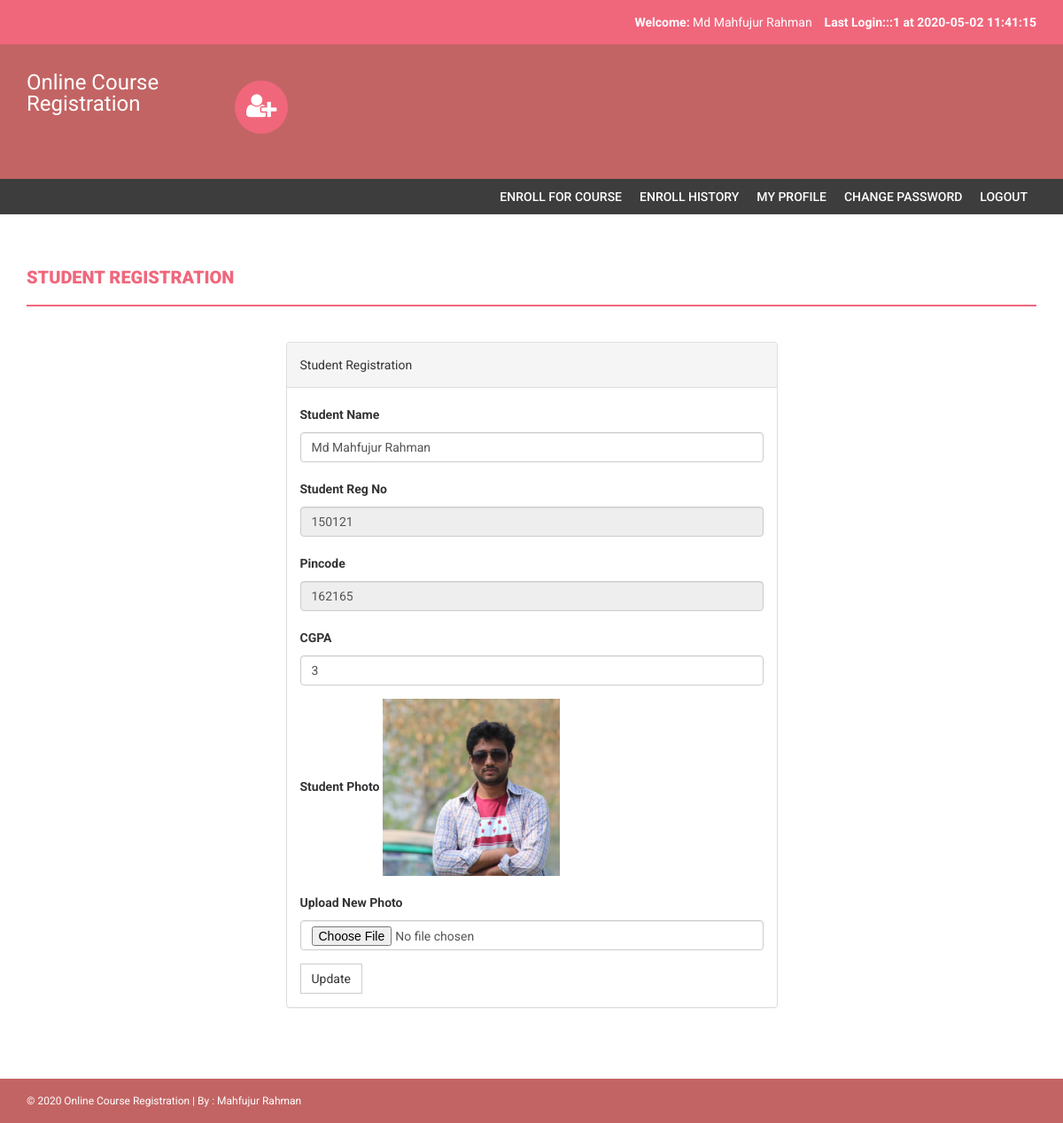
Screenshot of /my-profile.php (signed in) with the database file from the repository.
### tables this page shows
CREATE TABLE `tbl_student` (
  `id` int(11) NOT NULL,
  `studentreg` varchar(255) NOT NULL,
  `photo` varchar(255) NOT NULL,
  `password` varchar(255) NOT NULL,
  `studentname` varchar(255) NOT NULL,
  `pincode` varchar(255) NOT NULL,
  `session` varchar(255) NOT NULL,
  `department` varchar(255) NOT NULL,
  `semester` varchar(255) NOT NULL,
  `cgpa` decimal(10,0) NOT NULL,
  `createdate` timestamp NOT NULL DEFAULT CURRENT_TIMESTAMP ON UPDATE CURRENT_TIMESTAMP,
  `updatedate` timestamp NOT NULL DEFAULT '0000-00-00 00:00:00' ON UPDATE CURRENT_TIMESTAMP
);

### my-profile.php (the view, shortened to what this page needs)
<?php
include('includes/config.php');
if(strlen($_SESSION['login'])==0)
    {
header('location:index.php');
}
else{
?>
<!DOCTYPE html>
<html xmlns="http://www.w3.org/1999/xhtml">
<head>
    <link href="assets/css/bootstrap.css" rel="stylesheet" />
    <link href="assets/css/font-awesome.css" rel="stylesheet" />
    <link href="assets/css/style.css" rel="stylesheet" />
</head>
<body>
<?php include('includes/header.php');?>
<?php if($_SESSION['login']!="")
{
 include('includes/menubar.php');
}
 ?>
    <div class="content-wrapper">
        <div class="container">
              <div class="row">
                    <div class="col-md-12">
                        <h1 class="page-head-line">Student Registration  </h1>
                    </div>
                </div>
                <div class="row" >
                  <div class="col-md-3"></div>
                    <div class="col-md-6">
                        <div class="panel panel-default">
                        <div class="panel-heading">
                          Student Registration
                        </div>
<?php
$studentreg=$_SESSION['login'];
$sql="SELECT * FROM tbl_student WHERE studentreg='$studentreg'";
$query=mysqli_query($con,$sql);
$num=mysqli_num_rows($query);
if ($num>0) {
  while ($result=mysqli_fetch_array($query)) {
?>
                        <div class="panel-body">
                       <form name="dept" method="post" enctype="multipart/form-data">
   <div class="form-group">
    <label for="studentname">Student Name  </label>
    <input type="text" class="form-control" id="studentname" name="studentname" value="<?php echo htmlentities($result['studentname']);?>"  />
  </div>
 <div class="form-group">
    <label for="studentregno">Student Reg No   </label>
    <input type="text" class="form-control" id="studentreg" name="studentreg" value="<?php echo htmlentities($result['studentreg']);?>"  placeholder="Student Reg no" readonly />
  </div>
<div class="form-group">
    <label for="Pincode">Pincode  </label>
    <input type="text" class="form-control" id="Pincode" name="pincode" readonly value="<?php echo htmlentities($result['pincode']);?>" required />
  </div>
<div class="form-group">
    <label for="CGPA">CGPA  </label>
    <input type="text" class="form-control" id="cgpa" name="cgpa"  value="<?php echo htmlentities($result['cgpa']);?>" required />
  </div>
<div class="form-group">
    <label for="Pincode">Student Photo  </label>
   <?php if($result['photo']==""){ ?>
   <img src="studentphoto/noimage.png" width="200" height="200"><?php } else {?>
   <img src="studentphoto/<?php echo htmlentities($result['photo']);?>" width="200" height="200">
   <?php } ?>
  </div>
<div class="form-group">
    <label for="Pincode">Upload New Photo  </label>
    <input type="file" class="form-control" id="photo" name="photo"  value="<?php echo htmlentities($result['photo']);?>" />
  </div>
  <?php } }?>
 <button type="submit" name="submit" id="submit" class="btn btn-default">Update</button>
</form>
                            </div>
                            </div>
                    </div>
                </div>
            </div>
        </div>
  <?php include('includes/footer.php');?>
</body>
</html>
<?php } ?>

### includes/header.php (shortened to what this page needs)
<?php
include("includes/config.php");
?>
<?php if($_SESSION['login']!="")
{?>
<header>
        <div class="container">
            <div class="row">
                <div class="col-md-12">
                    <strong>Welcome: </strong><?php echo htmlentities($_SESSION['sname']);?>
                    <strong>Last Login:<?php
        $ret=mysqli_query($con,"SELECT  * FROM tbl_userlog WHERE studentreg='".$_SESSION['login']."' order by id desc limit 1,1");
                    $row=mysqli_fetch_array($ret);
                    echo $row['userip']; ?> at <?php echo $row['logintime'];?></strong>
                </div>
            </div>
        </div>
    </header>
    <?php } ?>
    <div class="navbar navbar-inverse set-radius-zero">
        <div class="container">
            <div class="navbar-header">
                <a class="navbar-brand" href="#" style="color:#fff; font-size:24px;4px; line-height:24px; ">
                   Online Course Registration
                </a>
            </div>
            <div class="left-div">
                <i class="fa fa-user-plus login-icon" ></i>
        </div>
            </div>
        </div>

### includes/menubar.php
<section class="menu-section">
        <div class="container">
            <div class="row">
                <div class="col-md-12">
                    <div class="navbar-collapse collapse ">
                        <ul id="menu-top" class="nav navbar-nav navbar-right">
                             <li><a href="pincode-verification.php">Enroll for Course </a></li>
                             <li><a href="enroll-history.php">Enroll History  </a></li>
                              <li><a href="my-profile.php">My Profile</a></li>
                               <li><a href="change-password.php">Change Password</a></li>
                            <li><a href="logout.php">Logout</a></li>
                        </ul>
                    </div>
                </div>
            </div>
        </div>
    </section>

### includes/footer.php
<footer>
    <div class="container">
        <div class="row">
            <div class="col-md-12">
                &copy; <?php echo Date("Y"); ?> Online Course Registration | By : <a href="www.facebook.com/mahfujur.just" target="_blank">Mahfujur Rahman</a>
            </div>
        </div>
    </div>
</footer>

### assets/css/style.css (style rules this page uses)
body { font-family: 'Roboto', sans-serif; line-height: 30px; }
.set-radius-zero { border-radius: 0px; -moz-border-radius: 0px; -webkit-border-radius: 0px; }
.content-wrapper { margin-top: 40px; min-height: 600px; padding-bottom: 60px; }
.page-head-line { font-weight: 900; padding-bottom: 20px; border-bottom: 2px solid #F0677C; text-transform: uppercase; color: #F0677C; font-size: 20px; margin-bottom: 40px; }
.btn { border-radius: 0px; -webkit-border-radius: 0px; -moz-border-radius: 0px; }
.login-icon { height: 60px; width: 60px; padding: 13px; border-radius: 50%; font-size: 30px; margin-bottom: 20px; color: #fff; text-align: center; cursor:pointer; background-color:#F0677C; -webkit-border-radius:50%; -moz-border-radius:50%; }
header { background-color: #F0677C; color: #fff; padding: 10px; text-align: right; }
.left-div { padding-left: 30px; margin-top: 40px; margin-bottom: 30px; }
.navbar-brand { width: 250px; padding-top: 30px; }
.menu-section { background-color: #3D3D3D; }
#menu-top a { color: #FFF; text-decoration: none; font-weight: 500; padding: 10px 10px 10px 10px; text-transform: uppercase; }
.navbar-inverse { background-color: #C36464; border-color: transparent; }
.navbar { margin-bottom: 0px; }
footer { padding: 10px; color: #fff; font-size: 12px; background-color: #C36464; }
footer a, footer a:hover { color: #fff; text-decoration: none; }

### rows the page displays
tbl_student: studentname "Md Mahfujur Rahman", studentreg "150121", pincode "162165", cgpa "3", photo (picture)

### other values shown
$_SESSION['sname'] "Md Mahfujur Rahman"
$row['userip'] "::1"
$row['logintime'] "2020-05-02 11:41:15"
Date("Y") "2020"
